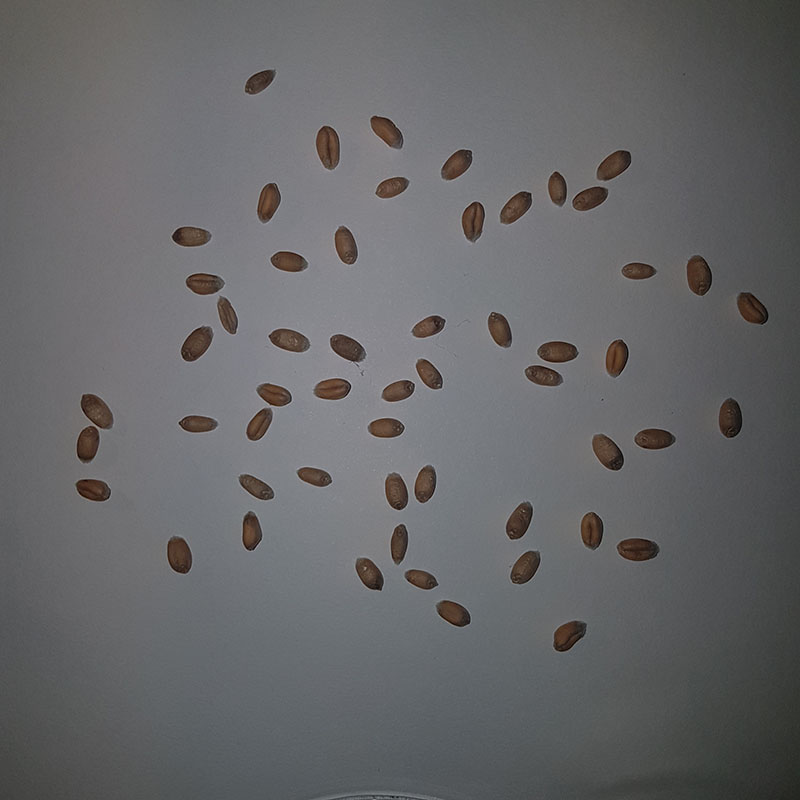
//> input picture data/grainImage.jpg, 800 x 800 px
$ ./Source   (built with g++ and OpenCV 4)
//> lines starting //> are read from the running program, lines starting //| are printed output that depends on the picture; after the words box and inside, x2 and y2 are one past the last pixel; in counts of white or black regions, pixels touching at a corner belong together
#include "opencv2/imgproc.hpp"
#include "opencv2/imgcodecs.hpp"
#include "opencv2/highgui.hpp"
#include <iostream>

using namespace cv;
using namespace std;

/// Mat variables
Mat bg, cal_raw, cal, cal_gray, src_raw, src, src_gray, dst;
/// Variables for Threshold
int threshold_value = 125;
int const max_BINARY_value = 255;
/// Variables for erode and dilate
int const erode_dilate_factor = 2;
/// Variables for countours
int thresh = 8;
int max_thresh = 255;
RNG rng(12345);
/// Window names
const char* window_name = "Threshold";
const char* window_input_name = "Input";
const char* window_output_name = "Output";
const char* window_calibration = "Calibration";
/// Conversion from pixel to mm2 variable
double conversion_factor;

/// Function headers
void Calibration();
void ProcessImage();

int main(int argc, char** argv)
{
	/// Load input and background images
	src_raw = imread("..//data/grainImage.jpg", IMREAD_COLOR);
//> src_raw is the input picture: 800 rows x 800 cols, CV_8UC3; mean B, G, R 103.6, 102, 102
	cal_raw = imread("..//data/grainCalibration.jpg", IMREAD_COLOR);
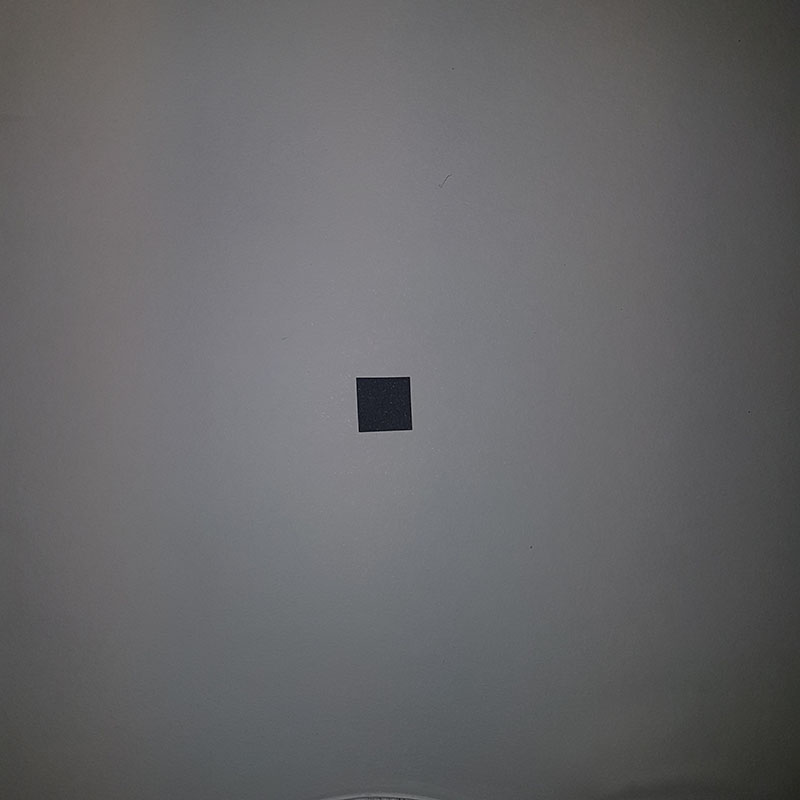
//> input picture data/grainCalibration.jpg, 800 x 800 px
//> cal_raw is the input picture: 800 rows x 800 cols, CV_8UC3; mean B, G, R 104.1, 102.1, 102.3
	bg = imread("..//data/grainBackground.jpg", IMREAD_COLOR);
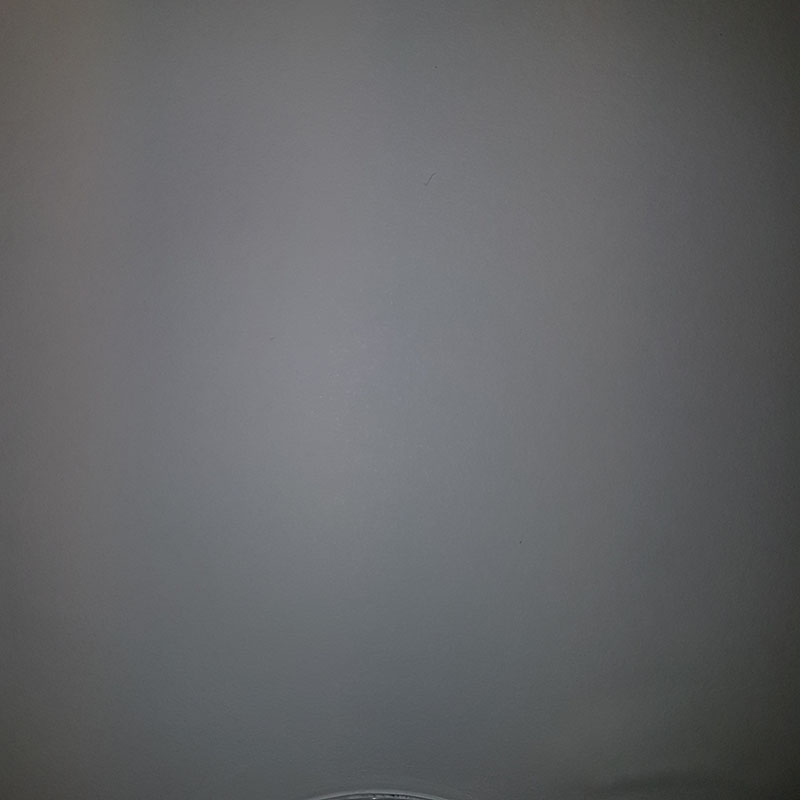
//> input picture data/grainBackground.jpg, 800 x 800 px
//> bg is the input picture: 800 rows x 800 cols, CV_8UC3; mean B, G, R 102.8, 100.7, 99.7
	/// Check images were loaded successfully
	if (src_raw.empty()) return -1;
	if (cal_raw.empty()) return -1;
	if (bg.empty()) return -1;
	/// Subtract background from input image
	src = bg - src_raw;
	src = Scalar::all(255) - src;
	cal = bg - cal_raw;
	cal = Scalar::all(255) - cal;
	/// Convert calibration and input images to grayscale
	cvtColor(cal, cal_gray, COLOR_BGR2GRAY);
	cvtColor(src, src_gray, COLOR_BGR2GRAY);
	/// Create windows
	namedWindow(window_input_name, WINDOW_AUTOSIZE);
	namedWindow(window_name, WINDOW_AUTOSIZE);
	namedWindow(window_output_name, WINDOW_AUTOSIZE);
	namedWindow(window_calibration, WINDOW_AUTOSIZE);

	Calibration();
	ProcessImage();


	/// ESC to exit program
	while(true)
	{
		char c = (char)waitKey(20);
		if (c == 27) break;
	}
}

void Calibration()
{
	Mat erode_element, dilate_element, cal_drawing;
	vector<vector<Point> > contours;
	vector<Vec4i> hierarchy;
	double calibration_area = 0;

	/// Blur input image
	blur(cal_gray, cal_gray, Size(4, 4));
//> cal_gray: 800 rows x 800 cols, CV_8UC1; min 145, max 255, mean 254.5
	/// Threshold image to create binary image
	threshold(cal_gray, cal_gray, threshold_value, max_BINARY_value, CV_THRESH_BINARY | CV_THRESH_OTSU);
	/// Erode and dilate image to reduce noise
	erode_element = getStructuringElement(MORPH_ELLIPSE, Size(2 * erode_dilate_factor + 1, 2 * erode_dilate_factor + 1), Point(erode_dilate_factor, erode_dilate_factor));
	dilate_element = getStructuringElement(MORPH_ELLIPSE, Size(2 * erode_dilate_factor + 1, 2 * erode_dilate_factor + 1), Point(erode_dilate_factor, erode_dilate_factor));
	dilate(cal_gray, cal_gray, dilate_element);
	erode(cal_gray, cal_gray, erode_element);
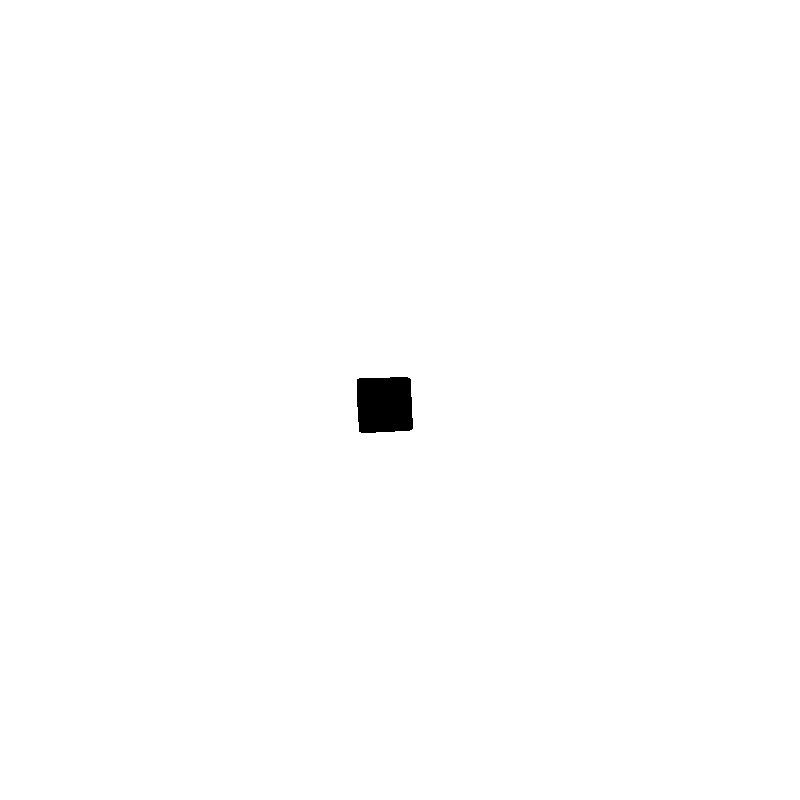
//> cal_gray: 800 rows x 800 cols, CV_8UC1; 99.5% white; 1 black region, box (x1, y1, x2, y2) and area: (357, 377, 413, 433) 2938
	/// Detect edges using canny
	Canny(cal_gray, cal_gray, thresh, thresh * 2, 3);
//> cal_gray: 800 rows x 800 cols, CV_8UC1; 0.03% white in thin lines or dots, all inside (x1, y1, x2, y2) = (356, 376, 413, 433)
	/// Find contours
	findContours(cal_gray, contours, hierarchy, RETR_EXTERNAL, CHAIN_APPROX_SIMPLE, Point(0, 0));
//> contours = 1 contour; box (x1, y1, x2, y2) and area: (356, 376, 413, 433) 2938
	/// Draw contours
	cal_drawing = Mat::zeros(cal_gray.size(), CV_8UC3);
	for (size_t i = 0; i< contours.size(); i++)
	{
		Scalar color = Scalar(rng.uniform(0, 255), rng.uniform(0, 255), rng.uniform(0, 255));
		drawContours(cal_drawing, contours, (int)i, color, 1, 8, hierarchy, 0, Point());
	}
//> this loop made 1 pass
	/// Measure area of calibration contour(s)
	for (int i = 0; i < contours.size(); i++)
	{
		calibration_area = calibration_area + contourArea(contours[i]);
	}
//> this loop made 1 pass
//> calibration_area on pass 1: 2937.5
//> after the loop, calibration_area = 2937.5
	/// Print text to output image
	putText(cal_drawing, "Number = " + to_string(contours.size()), cvPoint(30, 30), FONT_HERSHEY_COMPLEX_SMALL, 1, cvScalar(200, 200, 200), 1, CV_AA);
	putText(cal_drawing, "Area = " + to_string(calibration_area), cvPoint(30, 70), FONT_HERSHEY_COMPLEX_SMALL, 1, cvScalar(200, 200, 200), 1, CV_AA);
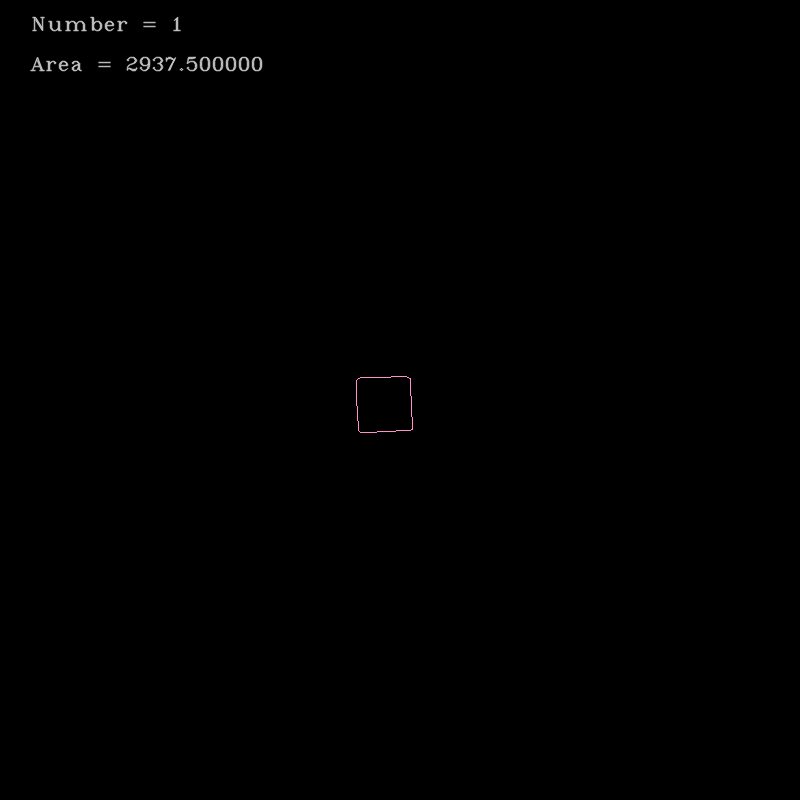
//> cal_drawing: 800 rows x 800 cols, CV_8UC3; mean B, G, R 0.5, 0.5, 0.5
	/// Display result of calibration
	imshow(window_calibration, cal_drawing);
	/// Calculate conversion factor (contour drawn around a 1cm2 square, hence 100mm2)
	conversion_factor = calibration_area / 100;
//> conversion_factor = 29.38
}

void ProcessImage()
{
	Mat canny_output, erode_element, dilate_element;
	vector<vector<Point> > contours;
	vector<Vec4i> hierarchy;
	double total_area = 0;

	/// Blur input image
	blur(src_gray, src_gray, Size(4, 4));
//> src_gray: 800 rows x 800 cols, CV_8UC1; min 169, max 255, mean 252.2
	imshow(window_input_name, src_gray);
	/// Threshold image to create binary image
	threshold(src_gray, dst, threshold_value, max_BINARY_value, CV_THRESH_BINARY | CV_THRESH_OTSU);
//> dst: 800 rows x 800 cols, CV_8UC1; 94.5% white; 55 black regions (1 under 20 px), largest, box (x1, y1, x2, y2) and area: (77, 394, 114, 463) 1431, (316, 126, 341, 170) 840, (181, 327, 213, 363) 780
	/// Erode and dilate image to reduce noise
	erode_element = getStructuringElement(MORPH_ELLIPSE, Size(2 * erode_dilate_factor + 1, 2 * erode_dilate_factor + 1), Point(erode_dilate_factor, erode_dilate_factor));
	dilate_element = getStructuringElement(MORPH_ELLIPSE, Size(2 * erode_dilate_factor + 1, 2 * erode_dilate_factor + 1), Point(erode_dilate_factor, erode_dilate_factor));
	dilate(dst, dst, dilate_element);
	erode(dst, dst, erode_element);
//> dst: 800 rows x 800 cols, CV_8UC1; 94.5% white; 54 black regions, largest, box (x1, y1, x2, y2) and area: (77, 394, 113, 463) 1425, (316, 126, 341, 170) 840, (181, 327, 213, 363) 779
	imshow(window_name, dst);
	/// Detect edges using canny
	Canny(dst, canny_output, thresh, thresh * 2, 3);
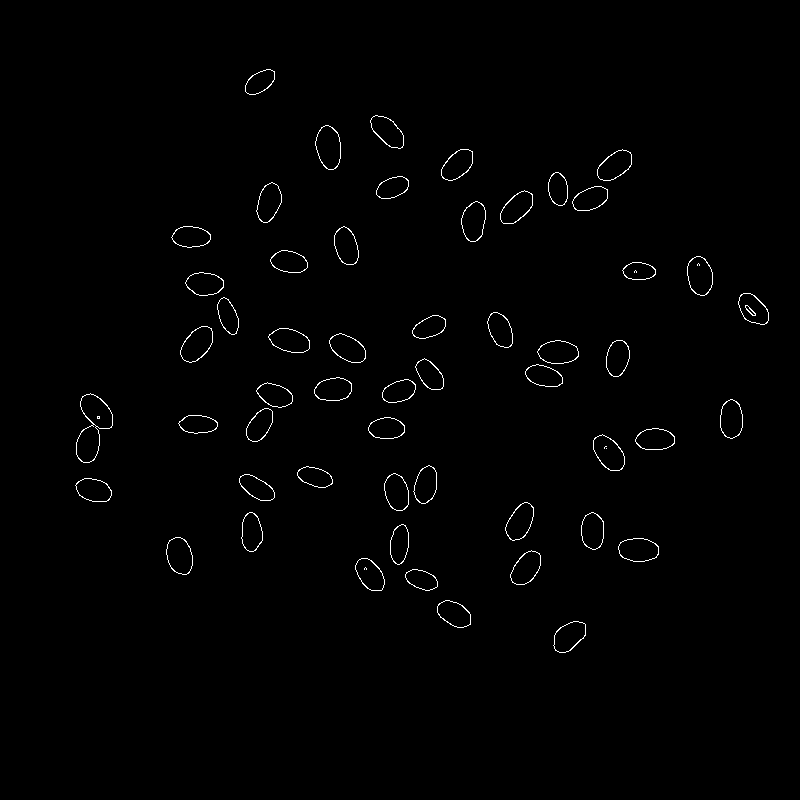
//> canny_output: 800 rows x 800 cols, CV_8UC1; 0.86% white in thin lines or dots, all inside (x1, y1, x2, y2) = (75, 69, 769, 653)
	/// Find contours
	findContours(canny_output, contours, hierarchy, RETR_EXTERNAL, CHAIN_APPROX_SIMPLE, Point(0, 0));
//> contours = 54 contours; largest, box (x1, y1, x2, y2) and area: (76, 393, 113, 463) 1433, (315, 125, 341, 170) 841, (180, 326, 213, 363) 785, (593, 434, 625, 471) 768, (687, 256, 713, 296) 764
	/// Draw contours
	Mat drawing = Mat::zeros(canny_output.size(), CV_8UC3);
	for (size_t i = 0; i< contours.size(); i++)
	{
		Scalar color = Scalar(rng.uniform(0, 255), rng.uniform(0, 255), rng.uniform(0, 255));
		drawContours(drawing, contours, (int)i, color, 3, 8, hierarchy, 0, Point());
	}
//> this loop made 54 passes
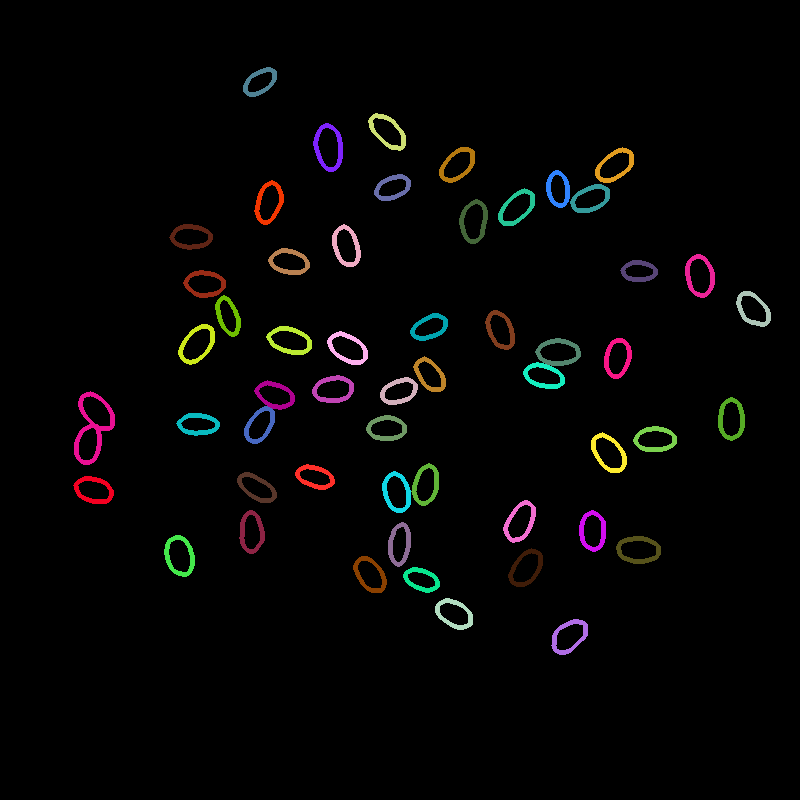
//> drawing: 800 rows x 800 cols, CV_8UC3; mean B, G, R 4.3, 4.6, 5.4
	/// Measure area of each contour
	for (int i = 0; i < contours.size(); i++)
	{
		total_area = total_area + contourArea(contours[i]);
	}
//> this loop made 54 passes
//> total_area on passes 1 to 12: 699, 1336, 1806.5, 2454, 3153, 3897, 4642, 5204.5, 5863, 6485.5, 7197, 7829
//> after the loop, total_area = 35387
	/// Print text to output image
	putText(drawing, "Number of grain = " + to_string(contours.size()), cvPoint(30, 30), FONT_HERSHEY_COMPLEX_SMALL, 1, cvScalar(200, 200, 200), 1, CV_AA);
	putText(drawing, "Total area of grain = " + to_string(total_area / conversion_factor) + "mm2", cvPoint(30, 70), FONT_HERSHEY_COMPLEX_SMALL, 1, cvScalar(200, 200, 200), 1, CV_AA);
	putText(drawing, "Mean area of grain = " + to_string((total_area/ conversion_factor) / contours.size()) + "mm2", cvPoint(30, 110), FONT_HERSHEY_COMPLEX_SMALL, 1, cvScalar(200, 200, 200), 1, CV_AA);
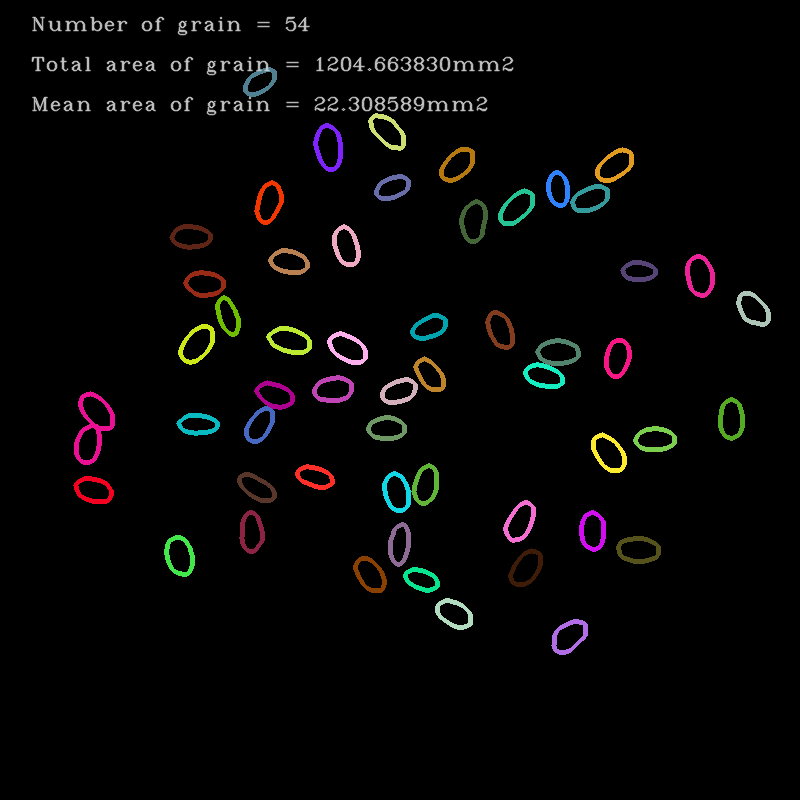
//> drawing: 800 rows x 800 cols, CV_8UC3; mean B, G, R 5.6, 5.9, 6.7
//> the Esc key is pressed
	/// Display results output image
	imshow(window_output_name, drawing);
}
